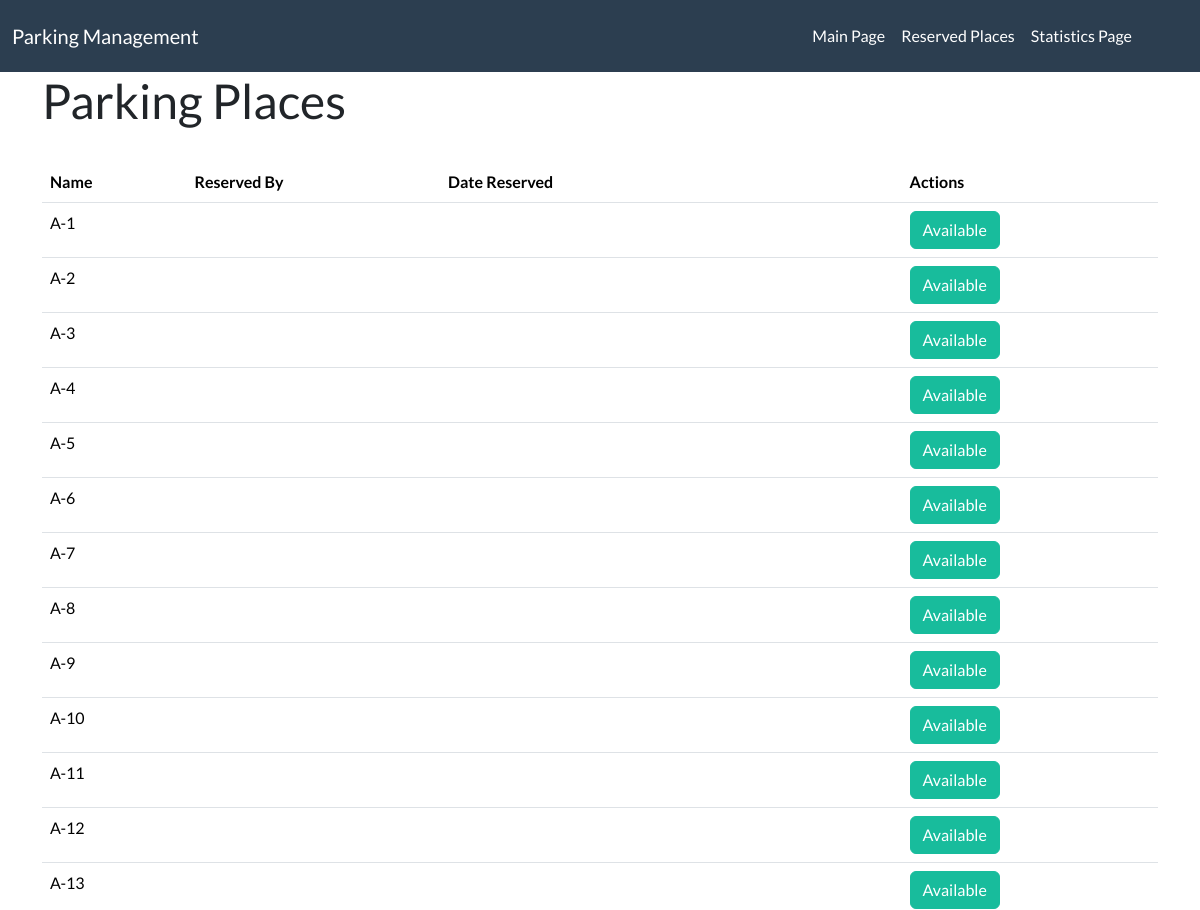
The app's page /reserved/ (upper part), older data.
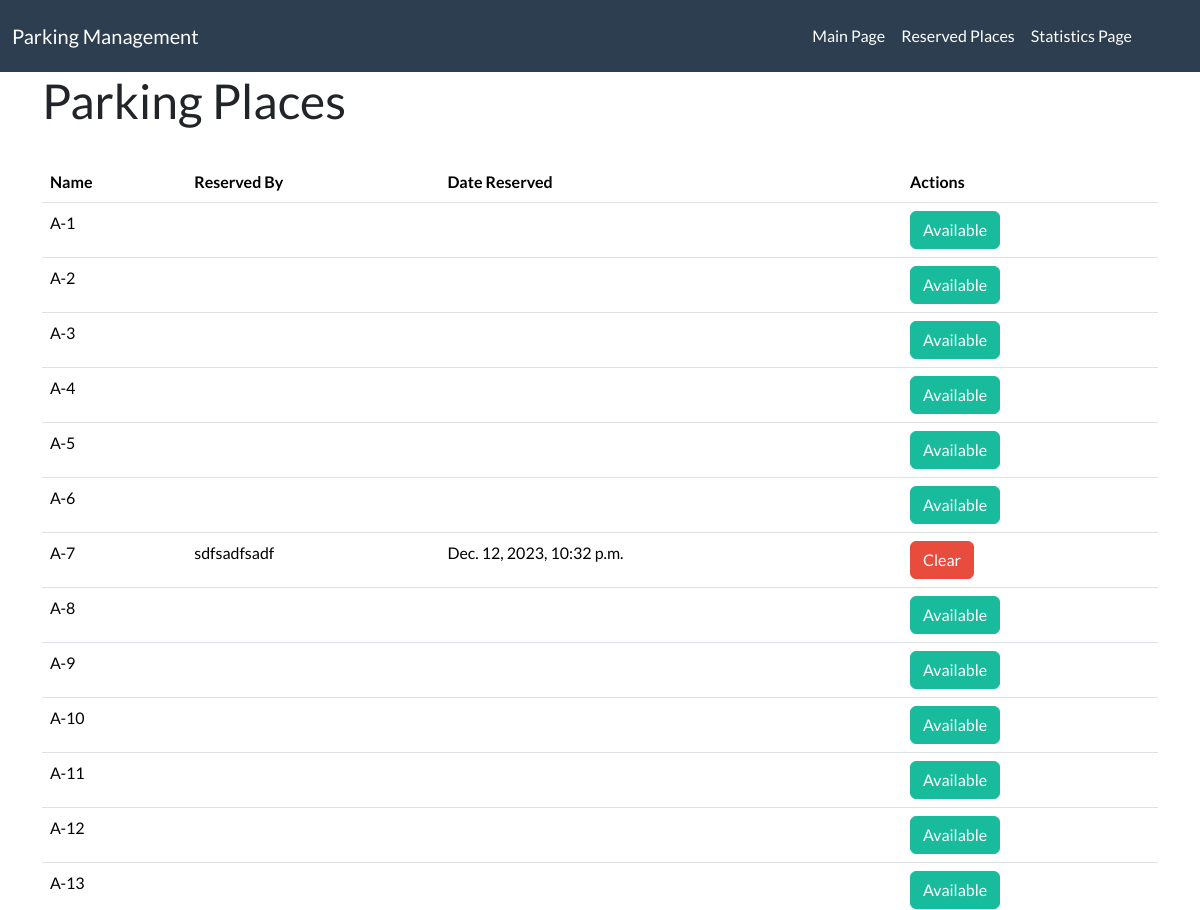
The same page, newer data.
### parking_app/models.py (models this page shows)
class ParkingPlace(models.Model):
    name = models.CharField(max_length=10, unique=True)
    is_available = models.BooleanField(default=True)
    reserved_by_user = models.ForeignKey(User, null=True, blank=True, on_delete=models.SET_NULL)
    date_reserved = models.DateTimeField(null=True, blank=True)

class User(models.Model):
    name = models.CharField(max_length=100)
    phone_number = models.CharField(max_length=15)

### parking_app/views.py (the view)
# urls.py: path('reserved/', reserved_places, name='reserved_places'),
def reserved_places(request):
    allplace=ParkingPlace.objects.all()
    return render(request, 'reserved_places.html', {'places': allplace})

### parking_app/templates/reserved_places.html
{% extends 'base.html' %}
{% block content %}
    <div class="container">
      <h1>Parking Places</h1></br>
    <table class="table">
      <thead>
        <tr>
          <th>Name</th>
          <th>Reserved By</th>
          <th>Date Reserved</th>
          <th>Actions</th>
        </tr>
      </thead>
      <tbody>
        {% for place in places %}
          <tr>
            <td>{{ place.name }}</td>
            <td>
               {% if place.is_available %}
               {% else %}
               {{ place.reserved_by_user.name }}
              {% endif %}
            </td>
            <td>
              {% if place.is_available %}
              {% else %}
              {{ place.date_reserved }}
              {% endif %}
            </td>
            <td>
              {% if place.is_available %}
              <a href="" class="btn btn-success">Available</a>
              {% else %}
              <a href="{% url 'clear_place' place.id %}" class="btn btn-danger">Clear</a>
              {% endif %}
            </td>
          </tr>
        {% endfor %}
      </tbody>
    </table>
  </div>
{% endblock %}

Row changes from the older to the newer data that the page shows:
changed ParkingPlace: reserved_by_user.name (not shown) → "sdfsadfsadf"; date_reserved (not shown) → "Dec. 12, 2023, 10:32 p.m."; is_available "Available" → "Clear"
